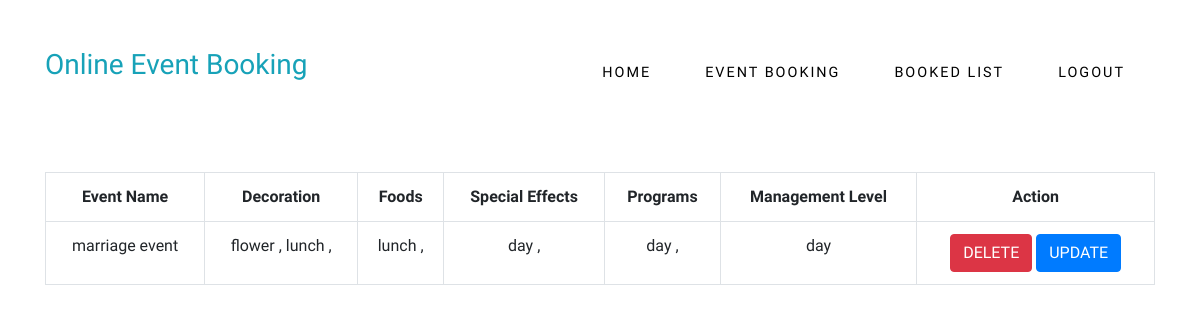
Screenshot of /php/personal-booking-event.php (signed in) with the database file from the repository.
### tables this page shows
CREATE TABLE `events` (
  `id` int(200) NOT NULL,
  `user_id` int(11) NOT NULL,
  `event_name` varchar(200) NOT NULL,
  `decorations` varchar(200) NOT NULL,
  `foods` varchar(200) NOT NULL,
  `special_effects` varchar(200) NOT NULL,
  `programs` varchar(200) NOT NULL,
  `management_level` varchar(200) NOT NULL,
  `current_date` datetime NOT NULL DEFAULT CURRENT_TIMESTAMP,
  `status` tinyint(1) NOT NULL
);

### php/personal-booking-event.php (the view, shortened to what this page needs)
<!DOCTYPE html>
<html lang="en">
<head>
    <link rel="stylesheet" heref="">
    <link rel="stylesheet" href="../css/style.css">
    <link rel="stylesheet" href="https://cdnjs.cloudflare.com/ajax/libs/animate.css/3.7.0/animate.min.css">
    <link rel="stylesheet" href="https://cdnjs.cloudflare.com/ajax/libs/font-awesome/4.7.0/css/font-awesome.min.css">
    <link rel="stylesheet" href="https://stackpath.bootstrapcdn.com/bootstrap/4.3.1/css/bootstrap.min.css"
>
</head>
<body>
    <header>
        <div class="container">
            <nav>
                <div class="row-clearfix">
                    <div class="row">
                        <div class="col-md-4 mt-5">
                            <h3 class="text-info">Online Event Booking</h3>
                        </div>
                        <div class="col-md-8">
                            <ul class="main-nav animated slideInDown" id="check-class">
                                <li><a href="./profile.php">Home</a></li>
                                <li><a href="./event.php">Event booking</a></li>
                                <li><a href="#">Booked List</a></li>
                                <li><a href="./logout.php">Logout</a></li>
                            </ul>
                        </div>
                    </div>
                </div>
            </nav>
        </div>
    </header>
    <div class="container mt-5">
        <form action="../php/delete.php" method="POST">
            <table class="table table-bordered text-center">
                <tr>
                    <th scope="col">Event Name</th>
                    <th scope="col">Decoration</th>
                    <th scope="col">Foods</th>
                    <th scope="col">Special Effects</th>
                    <th scope="col">Programs</th>
                    <th scope="col">Management Level</th>
                    <th scope="col">Action</th>
                </tr>
                <?php
                    include_once('conn.php');
                    $user_id = $_SESSION['id'];
                    $query=mysqli_query($conn," SELECT * FROM
                        events WHERE user_id ='$user_id' ");
                    while($result=mysqli_fetch_array($query)){ ?>
                <tr>
                    <td>
                        <?php echo $result['event_name']; ?>
                    </td>
                    <td><?php
                        $res =  json_decode($result['decorations']) ;
                        foreach($res as $value){
                            $str = explode(",",$value);
                            echo $str[0].' , ';
                        }
                        ?></td>
                    <td>
                        <?php
                     $res =  json_decode($result['foods']) ;
                     foreach($res as $value){
                         $str = explode(",",$value);
                         echo $str[0].' , ';
                     }
                   ?>
                    </td>
                    <td>
                        <?php
                    $res =  json_decode($result['special_effects']) ;
                    foreach($res as $value){
                        $str = explode(",",$value);
                        echo $str[0].' , ';
                    }
                     ?>
                    </td>
                    <td><?php
                        $res =  json_decode($result['programs']) ;
                        foreach($res as $value){
                            $str = explode(",",$value);
                            echo $str[0].' , ';
                        }
                     ?></td>
                    <td>
                        <?php
                                $str = explode(",",$value);
                                echo $str[0];
                        ?>
                     </td>
                    <td>
                        <a href="delete.php?id=<?php echo $result['id']; ?>">
                           <button class="btn btn-danger">Delete</button>
                        </a>
                        <a href="#">
                        <button class="btn btn-primary">Update</button>
                        </a>
                    </td>
                </tr>
                <?php
                    };
               ?>
            </table>
        </form>
    </div>
</body>
</html>

### css/style.css (style rules this page uses)
* { margin: 0px; padding: 0px; box-sizing: border-box; }
.row { max-width: 1180px; margin: 0 auto; }
.row-clearfix:after { content: "."; visibility: hidden; display: block; clear: both; }
body { font-size: 20px; overflow-x:hidden; color: black; font-family: 'Flamenco', cursive !important; }
.main-nav { float: right; margin-top: 60px; }
.main-nav li { display: inline-block; margin-left: 20px; list-style: none; }
.main-nav li a { color:black; text-decoration: none; text-transform: uppercase;; font-size: 90%; font-weight: 100%; letter-spacing: 2px; margin-right: 30px; padding: 5px 0; }
.btn { display:inline-block; padding: 10px 30px; font-weight: lighter; text-decoration: none; text-transform: uppercase; border-radius: 200px; transition: background-color 0.2s, border 0.2s, color 0.2s; }

### rows the page displays
events: event_name "marriage event", decorations "flower", decorations "lunch", foods "lunch", special_effects "day", programs "day"
